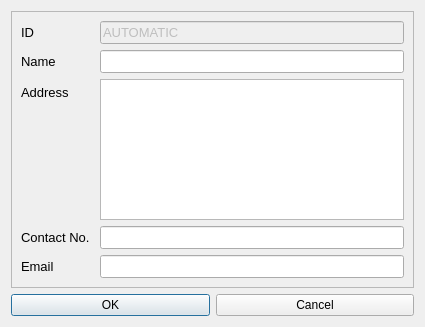
<?xml version="1.0" encoding="UTF-8"?>
<ui version="4.0">
 <class>Dialog</class>
 <widget class="QDialog" name="Dialog">
  <property name="geometry">
   <rect>
    <x>0</x>
    <y>0</y>
    <width>425</width>
    <height>327</height>
   </rect>
  </property>
  <property name="windowTitle">
   <string>Dialog</string>
  </property>
  <layout class="QVBoxLayout" name="verticalLayout">
   <item>
    <widget class="QFrame" name="frame">
     <property name="frameShape">
      <enum>QFrame::StyledPanel</enum>
     </property>
     <property name="frameShadow">
      <enum>QFrame::Raised</enum>
     </property>
     <layout class="QFormLayout" name="formLayout">
      <item row="0" column="0">
       <widget class="QLabel" name="label_c_id">
        <property name="font">
         <font>
          <pointsize>10</pointsize>
         </font>
        </property>
        <property name="text">
         <string>ID</string>
        </property>
       </widget>
      </item>
      <item row="0" column="1">
       <widget class="QLineEdit" name="input_c_id">
        <property name="enabled">
         <bool>false</bool>
        </property>
        <property name="font">
         <font>
          <pointsize>10</pointsize>
          <weight>50</weight>
          <bold>false</bold>
         </font>
        </property>
        <property name="text">
         <string>AUTOMATIC</string>
        </property>
       </widget>
      </item>
      <item row="1" column="1">
       <widget class="QLineEdit" name="input_c_name">
        <property name="font">
         <font>
          <pointsize>10</pointsize>
         </font>
        </property>
       </widget>
      </item>
      <item row="1" column="0">
       <widget class="QLabel" name="label_c_name">
        <property name="font">
         <font>
          <pointsize>10</pointsize>
         </font>
        </property>
        <property name="text">
         <string>Name</string>
        </property>
       </widget>
      </item>
      <item row="2" column="0">
       <widget class="QLabel" name="label_c_address">
        <property name="font">
         <font>
          <pointsize>10</pointsize>
         </font>
        </property>
        <property name="text">
         <string>Address</string>
        </property>
       </widget>
      </item>
      <item row="3" column="0">
       <widget class="QLabel" name="label_c_contact">
        <property name="font">
         <font>
          <pointsize>10</pointsize>
         </font>
        </property>
        <property name="text">
         <string>Contact No. </string>
        </property>
       </widget>
      </item>
      <item row="3" column="1">
       <widget class="QLineEdit" name="input_c_contact">
        <property name="font">
         <font>
          <pointsize>10</pointsize>
         </font>
        </property>
       </widget>
      </item>
      <item row="4" column="0">
       <widget class="QLabel" name="label_c_email">
        <property name="font">
         <font>
          <pointsize>10</pointsize>
         </font>
        </property>
        <property name="text">
         <string>Email</string>
        </property>
       </widget>
      </item>
      <item row="4" column="1">
       <widget class="QLineEdit" name="input_c_email">
        <property name="font">
         <font>
          <pointsize>10</pointsize>
         </font>
        </property>
       </widget>
      </item>
      <item row="2" column="1">
       <widget class="QTextEdit" name="input_c_address">
        <property name="font">
         <font>
          <pointsize>10</pointsize>
         </font>
        </property>
        <property name="tabChangesFocus">
         <bool>true</bool>
        </property>
       </widget>
      </item>
     </layout>
    </widget>
   </item>
   <item>
    <layout class="QHBoxLayout" name="horizontalLayout">
     <item>
      <widget class="QPushButton" name="bt_ok">
       <property name="font">
        <font>
         <pointsize>9</pointsize>
        </font>
       </property>
       <property name="text">
        <string>OK</string>
       </property>
      </widget>
     </item>
     <item>
      <widget class="QPushButton" name="bt_cancel">
       <property name="font">
        <font>
         <pointsize>9</pointsize>
        </font>
       </property>
       <property name="text">
        <string>Cancel</string>
       </property>
      </widget>
     </item>
    </layout>
   </item>
  </layout>
 </widget>
 <resources/>
 <connections/>
</ui>
